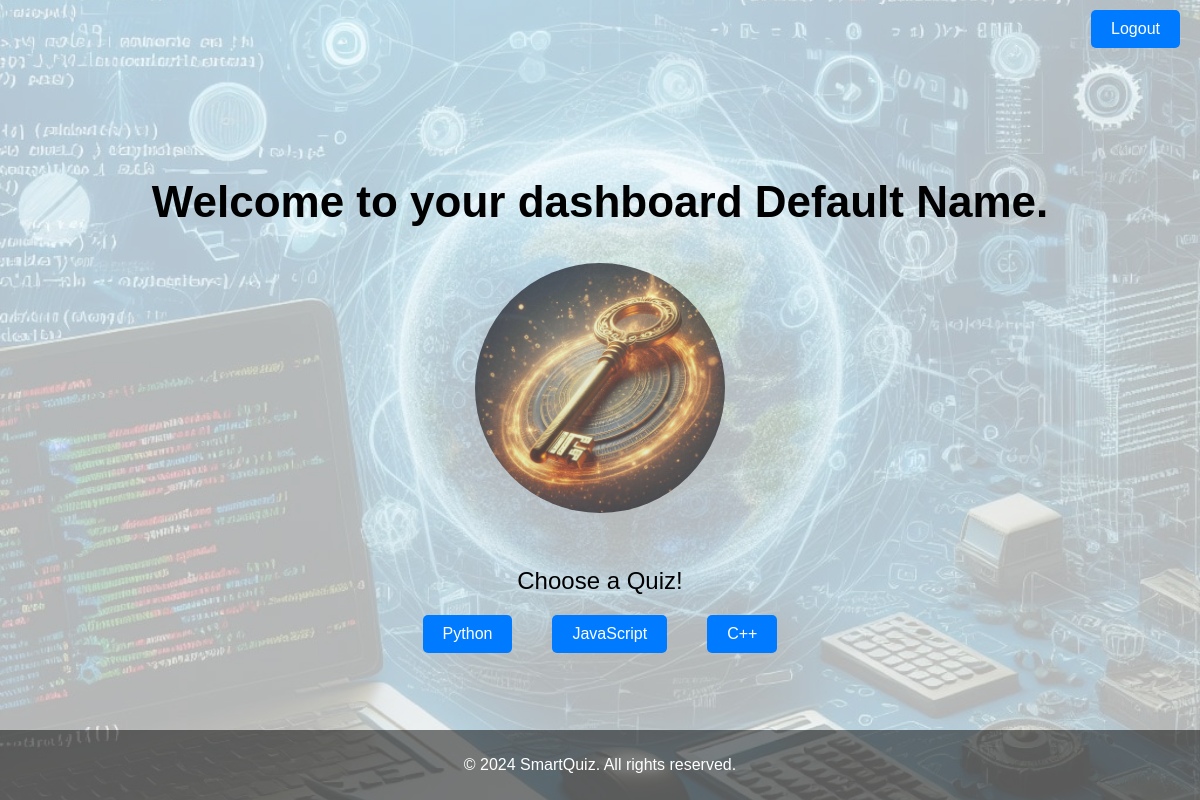
Page /dashboard (signed in) on the earlier database version.
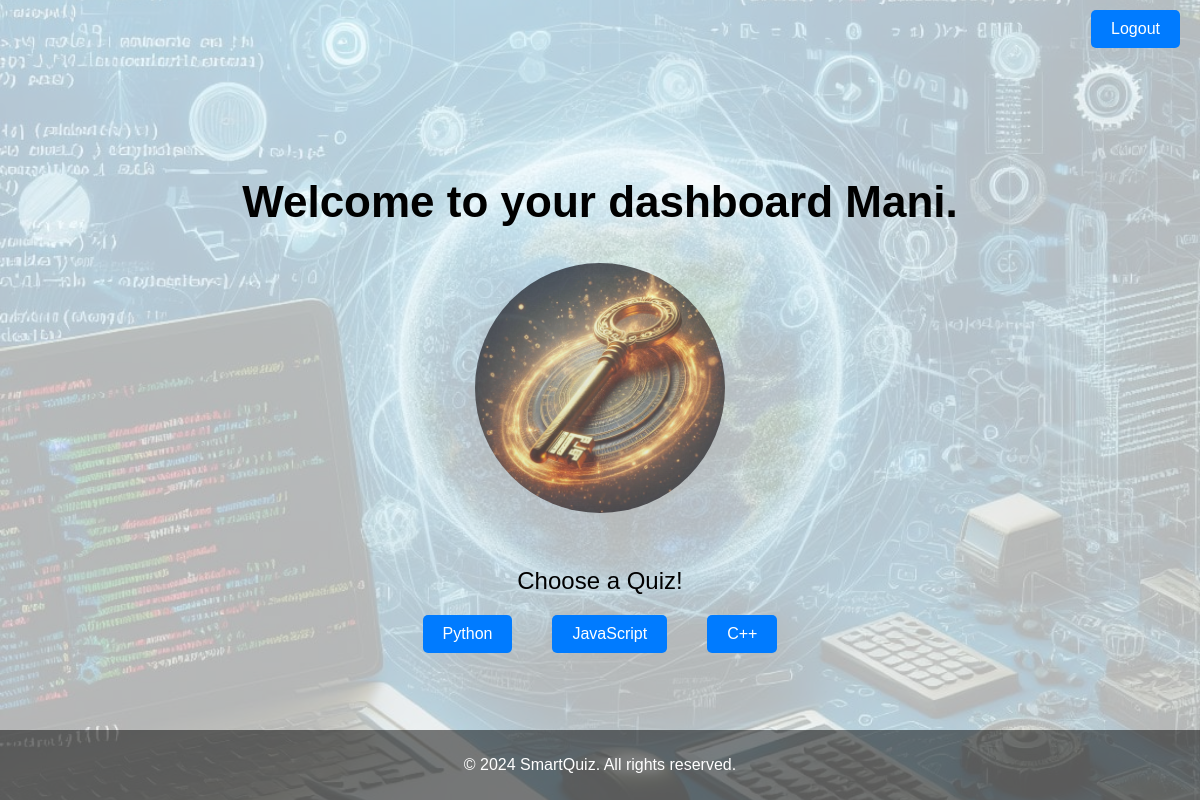
Same page on the later database version.
### app.py (models this page shows)
class User(UserMixin, db.Model):
    id = db.Column(db.Integer, primary_key=True)
    username = db.Column(db.String(150), unique=True, nullable=False)
    password = db.Column(db.String(150), nullable=False)
    full_name = db.Column(db.String(150), nullable=False, default='anonymous')
    email = db.Column(db.String(150), nullable=False, unique=True)

### app.py (the view)
@app.route('/dashboard')
@login_required
def dashboard():
    return render_template('dashboard.html', full_name=current_user.full_name)

### app.py (called while the page is built)
@login_manager.user_loader
def load_user(user_id):
    return User.query.get(int(user_id))

### templates/dashboard.html (shortened to what this page needs)
<!DOCTYPE html>
<html lang="en">
<head>
    <link rel="stylesheet" href="{{ url_for('static', filename='css/style.css') }}">
    <link rel="stylesheet" href="{{ url_for('static', filename='css/home_background.css') }}">
</head>
<body class="background-image">
    <div class="header">
            <div class="nav">
			<button id="home-button" onclick="window.location.href='logout'">Logout</button>
        </div>
        <h2 class="welcome-message">Welcome to your dashboard {{full_name}}.</h2>
		<img src="{{ url_for('static', filename='images/lock.jpg') }}" alt="SmartQuiz Logo" class="logo">
	</div>
    <div class="content">
	<h7>Choose a Quiz!</h7>
        <div class="quiz-options">
            <button class="quiz-btn" onclick="startQuiz('python')">Python</button>
            <button class="quiz-btn" onclick="startQuiz('javascript')">JavaScript</button>
            <button class="quiz-btn" onclick="startQuiz('cpp')">C++</button>
        </div>
    </div>
    <footer>
        <p>&copy; 2024 SmartQuiz. All rights reserved.</p>
    </footer>
</body>
</html>

### static/css/style.css (style rules this page uses)
:root { --font-primary: 'Ubuntu', sans-serif; --color-primary: #007BFF; --color-secondary: #333; --color-background: rgb(193, 211, 248); --color-heading: #00008B; }
body { text-align: center; margin: 0; padding: 0; display: flex; flex-direction: column; justify-content: center; align-items: center; min-height: 100vh; font-family: var(--font-primary); color: var(--color-secondary); }
h7 { font-size: 1.5em; margin-bottom: 20px; color: black; }
button { padding: 10px 20px; margin: 0 10px; font-size: 1em; background-color: var(--color-primary); color: #fff; border: none; border-radius: 5px; cursor: pointer; transition: background-color 0.3s; }
body { position: relative; margin: 0; padding: 0; }
#home-button { position: absolute; top: 10px; right: 10px; padding: 10px 20px; background-color: var(--color-primary); color: #fff; border: none; border-radius: 5px; cursor: pointer; transition: background-color 0.3s; }

### static/css/home_background.css (style rules this page uses)
body { font-family: Arial, sans-serif; }
.background-image { position: relative; z-index: 0; }
.background-image::before { content: ''; position: absolute; top: 0; left: 0; width: 100%; height: 100%; background-image: url('../images/photo1.jpg'); background-size: cover; background-position: center; background-repeat: no-repeat; opacity: 0.3; z-index: -1; }
.header { text-align: center; margin-top: 20px; }
.logo { width: 250px; height: auto; border-radius: 50%; opacity: 0.7; }
.welcome-message { font-size: 44px; margin-top: 10px; color: black; }
.content { text-align: center; margin-top: 50px; }
.quiz-options { display: flex; justify-content: center; gap: 20px; margin-top: 20px; }
.quiz-btn { padding: 10px 20px; font-size: 16px; cursor: pointer; border: none; border-radius: 5px; background-color: #007BFF; color: white; transition: background-color 0.3s ease; }
footer { position: absolute; bottom: 0; width: 100%; text-align: center; padding: 10px; background-color: rgba(0, 0, 0, 0.5); color: white; }

Differences in the rows shown:
changed User: full_name "Default Name" → "Mani"
